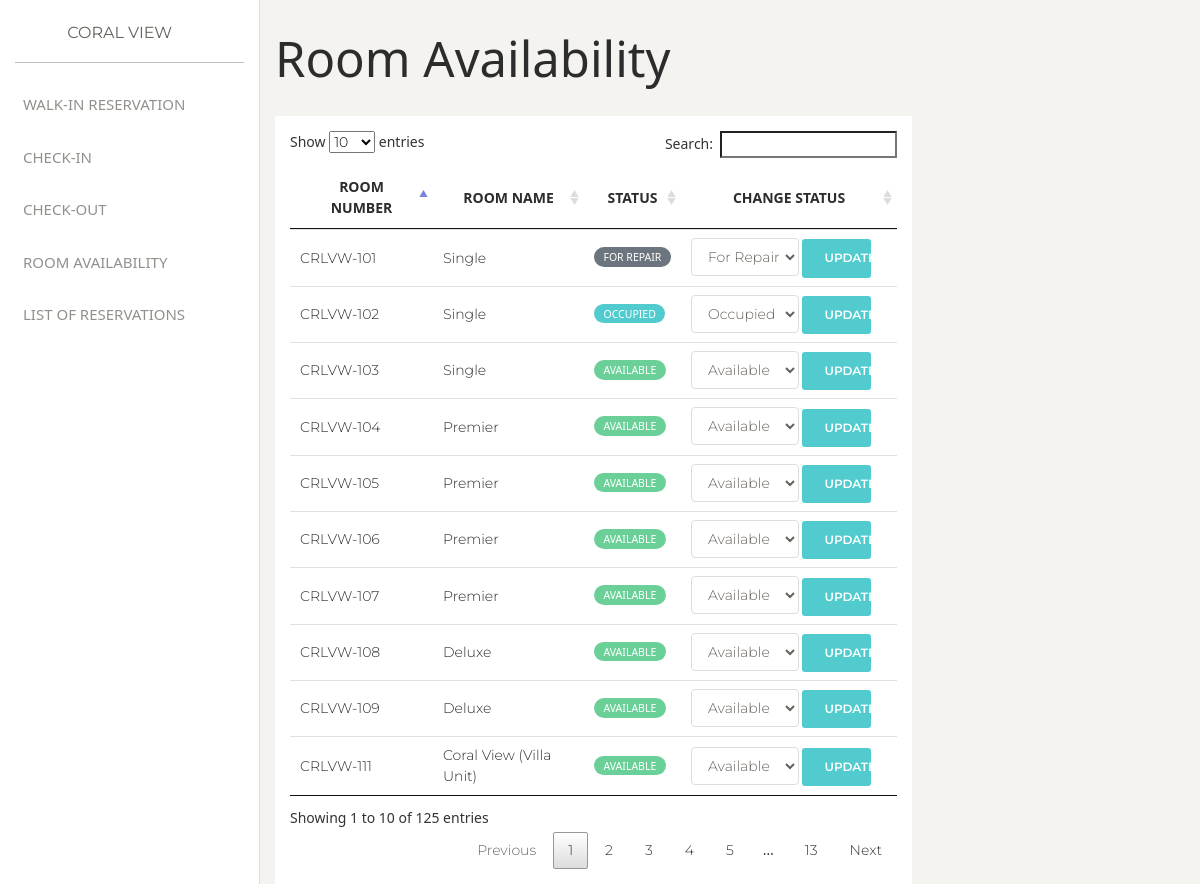
Screenshot of /admin/maintenance/room_number.php with the database file from the repository.
### tables this page shows
CREATE TABLE `rooms_status` (
  `room_number` varchar(255) DEFAULT NULL,
  `room_id` int(11) DEFAULT NULL,
  `status` varchar(255) DEFAULT NULL,
  `id` int(11) NOT NULL
);

CREATE TABLE `rooms` (
  `Id` int(11) NOT NULL,
  `number` varchar(255) DEFAULT NULL,
  `type` varchar(255) DEFAULT NULL,
  `peak_rate` float DEFAULT NULL,
  `off_peak_rate` float DEFAULT NULL,
  `description` varchar(255) DEFAULT NULL,
  `image` varchar(255) DEFAULT NULL,
  `capacity` int(11) DEFAULT NULL,
  `inclusions` text DEFAULT NULL
);

### admin/maintenance/room_number.php (the view, shortened to what this page needs)
<?php
include('../../common/header.php');
$db = connect_to_db();
?>
    <?php include('../../common/admin_sidebar.php') ?>
    <div class="main-panel">
        <div class="container-fluid">
            <h1>Room Availability</h1>
            <div class="row">
                <div class="col">
                    <div style="width: 70%; background-color: white; padding: 15px;">
                        <table class="table" id="roomStatusTable">
                            <thead>
                                <tr class="text-center">
                                    <th scope="col">Room Number</th>
                                    <th scope="col">Room Name</th>
                                    <th scope="col">Status</th>
                                    <th scope="col">Change Status</th>
                                </tr>
                            </thead>
                            <tbody>
                                <?php
                                $room_status_query = "SELECT * FROM rooms_status RS INNER JOIN rooms R ON RS.room_id = R.id";
                                $room_status_result = mysqli_query($db, $room_status_query);
                                while($room_status = mysqli_fetch_assoc($room_status_result)) {
                                    $room_stats =  $room_status["status"];
                                    $room_class = "";
                                    $occupied_selected = "";
                                    $repair_selected = "";
                                    $unavailable_selected = "";
                                    $available_selected = "";
                                    switch($room_stats) {
                                        case "OCCUPIED":
                                            $room_class = "badge-primary";
                                            $occupied_selected = "selected";
                                            break;
                                        case "FOR REPAIR":
                                            $room_class = "badge-secondary";
                                            $repair_selected = "selected";
                                            break;
                                        default:
                                            $room_class = "badge-success";
                                            $available_selected = "selected";
                                            break;
                                    }
                                    echo '
                                        <tr>
                                            <td>' . $room_status["room_number"] . '</td>
                                            <td>' . $room_status["type"] . '</td>
                                            <td><p class="badge badge-pill ' . $room_class . '">' . $room_status["status"] . '</p></td>
                                            <td>
                                                <form action="../../functions/admin/update_room_status.php" method="POST">
                                                    <input type="hidden" value="' . $room_status["id"] . '" name="room_id">
                                                    <select class="form-control" name="room_status" style="width: 55%; display: inline;">
                                                        <option ' . $available_selected . ' value="AVAILABLE">Available</option>
                                                        <option ' . $occupied_selected . ' value="OCCUPIED">Occupied</option>
                                                        <option ' . $repair_selected . ' value="FOR REPAIR">For Repair</option>
                                                        <option ' . $unavailable_selected . ' value="UNAVAILABLE">Unavailable</option>
                                                    </select>
                                                    <button type="submit" style="width: 35%; display: inline;" class="btn btn-primary">Update</button>
                                                </form>
                                            </td>
                                        </tr>
                                    ';
                                }
                                ?>
                            </tbody>
                        </table>
                    </div>
                </div>
            </div>
        </div>
    </div>
<?php
include('../../common/footer.php');
?>

### resources/datatables/datatable.css (style rules this page uses)
table.dataTable { width: 100%; margin: 0 auto; clear: both; border-collapse: separate; border-spacing: 0; }
table.dataTable thead th, table.dataTable tfoot th { font-weight: bold; }
table.dataTable thead th, table.dataTable thead td { padding: 10px 18px; border-bottom: 1px solid #111; }
table.dataTable thead .sorting, table.dataTable thead .sorting_asc, table.dataTable thead .sorting_desc, table.dataTable thead .sorting_asc_disabled, table.dataTable thead .sorting_desc_disabled { cursor: pointer; *cursor: hand; background-repeat: no-repeat; background-position: center right; }
table.dataTable thead .sorting { background-image: url("../images/sort_both.png"); }
table.dataTable thead .sorting_asc { background-image: url("../images/sort_asc.png"); }
table.dataTable tbody tr { background-color: #ffffff; }
table.dataTable tbody th, table.dataTable tbody td { padding: 8px 10px; }
table.dataTable.no-footer { border-bottom: 1px solid #111; }
table.dataTable, table.dataTable th, table.dataTable td { box-sizing: content-box; }

### css/style.css (style rules this page uses)
* { font-family: 'Segoe UI', sans-serif; }
.main-panel { min-height: 100vh; }
h1, h2, h3, h4, h5, h6, p, span, li { font-family: 'Segoe UI', sans-serif; }

### rows the page displays
rooms_status: room_number "CRLVW-101", room.type "Single", status "FOR REPAIR"
rooms_status: room_number "CRLVW-102", room.type "Single", status "OCCUPIED"
rooms_status: room_number "CRLVW-103", room.type "Single", status "AVAILABLE"
rooms_status: room_number "CRLVW-104", room.type "Premier", status "AVAILABLE"
rooms_status: room_number "CRLVW-105", room.type "Premier", status "AVAILABLE"
rooms_status: room_number "CRLVW-106", room.type "Premier", status "AVAILABLE"
rooms_status: room_number "CRLVW-107", room.type "Premier", status "AVAILABLE"
rooms_status: room_number "CRLVW-108", room.type "Deluxe", status "AVAILABLE"
rooms_status: room_number "CRLVW-109", room.type "Deluxe", status "AVAILABLE"
rooms_status: room_number "CRLVW-111", room.type "Coral View (Villa Unit)", status "AVAILABLE"
